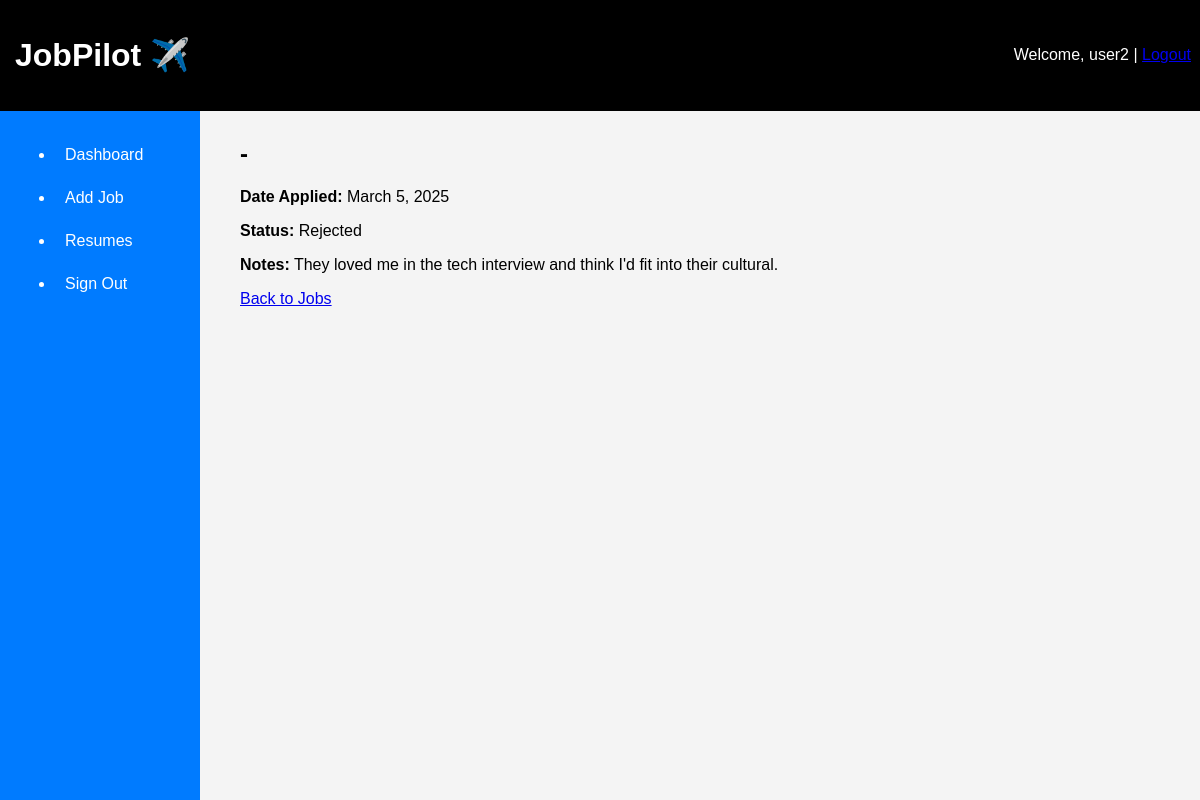
The app's page /jobs/17/ (signed in), older data.
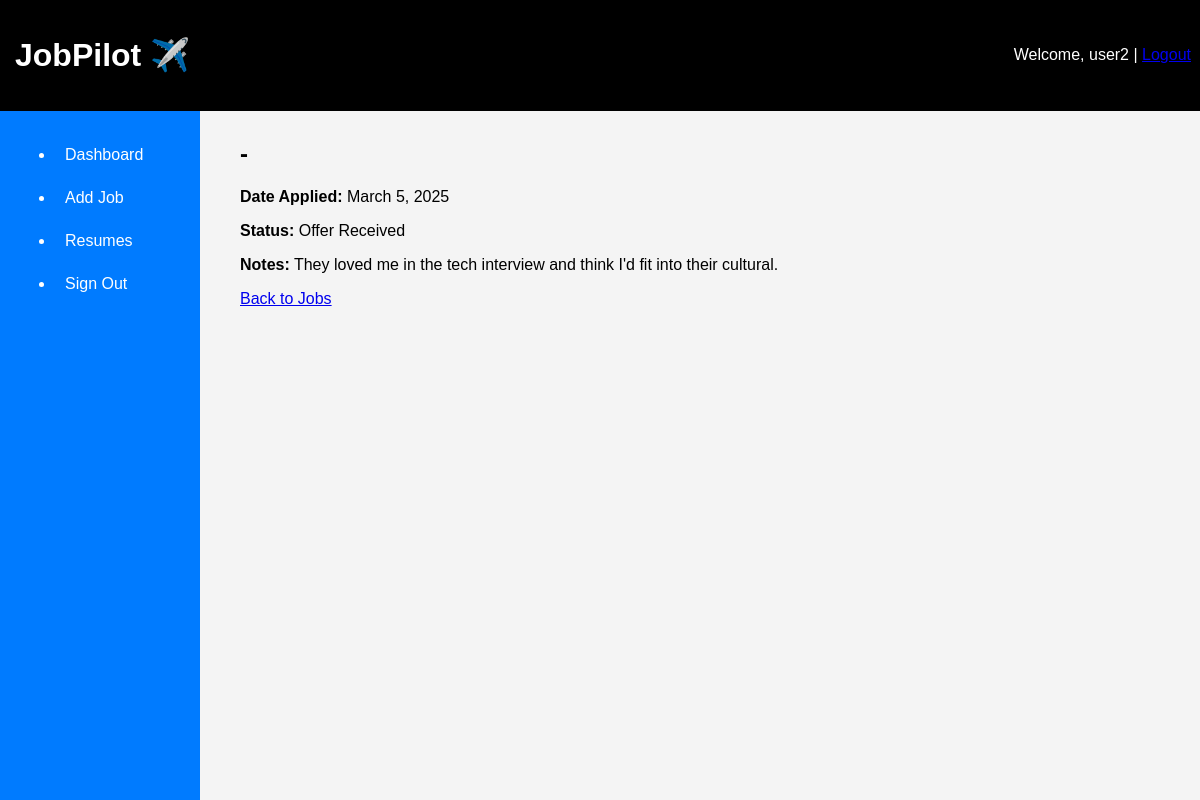
The same page, newer data.
### applications/models.py (models this page shows, shortened)
class JobApplication(models.Model):
    STATUS_CHOICES = [
        ('Applied', 'Applied'),
        ('Interviewing', 'Interviewing'),
        ('Offer Received', 'Offer Received'),
        ('Rejected', 'Rejected'),
        ('Accepted', 'Accepted'),
    ]
    user = models.ForeignKey(User, on_delete=models.CASCADE)
    company_name = models.CharField(max_length=255)
    job_title = models.CharField(max_length=255)
    date_applied = models.DateField()
    status = models.CharField(max_length=20, choices=STATUS_CHOICES, default='Applied')
    notes = models.TextField(blank=True, null=True)

### applications/views.py (the view)
# urls.py: path('jobs/<int:job_id>/', views.job_detail, name='job_detail'),
@login_required
def job_detail(request, job_id):
    job = get_object_or_404(JobApplication, id=job_id, user=request.user)
    return render(request, 'applications/job_detail.html', {'job': job})

### applications/templates/applications/job_detail.html
{% extends 'base.html' %}
{% block content %}
<h2>{{ job.company }} - {{ job.position }}</h2>
<p><strong>Date Applied:</strong> {{ job.date_applied }}</p>
<p><strong>Status:</strong> {{ job.status }}</p>
<p><strong>Notes:</strong> {{ job.notes }}</p>
<a href="{% url 'job_list' %}">Back to Jobs</a>
{% endblock %}

Row changes from the older to the newer data that the page shows:
changed JobApplication "They loved me in the tech interview and think I'd fit into their cultural.": status "Rejected" → "Offer Received"
